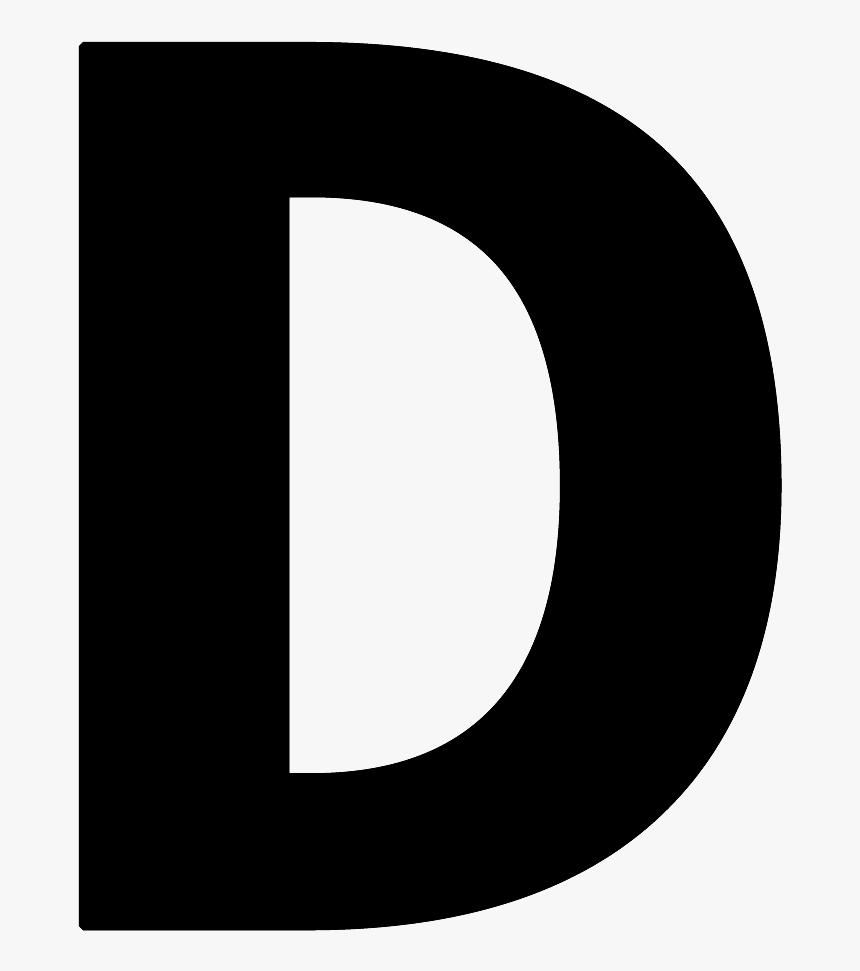
//> input picture img/4.jpg, 860 x 971 px
$ ./Test   (built with g++ and OpenCV 4)
//> lines starting //> are read from the running program, lines starting //| are printed output that depends on the picture; after the words box and inside, x2 and y2 are one past the last pixel; in counts of white or black regions, pixels touching at a corner belong together
#include <iostream>
#include <opencv2/opencv.hpp>
#include <fstream>
using namespace std;
using namespace cv;

int main()
{
 Mat src = imread("../img/4.jpg", 0);
//> src is the input picture: 971 rows x 860 cols, CV_8UC1; min 0, max 247, mean 122.2
 //imshow("src", src);

 Mat dst;
 threshold(src, dst, 100, 255, CV_THRESH_BINARY_INV); //二值化
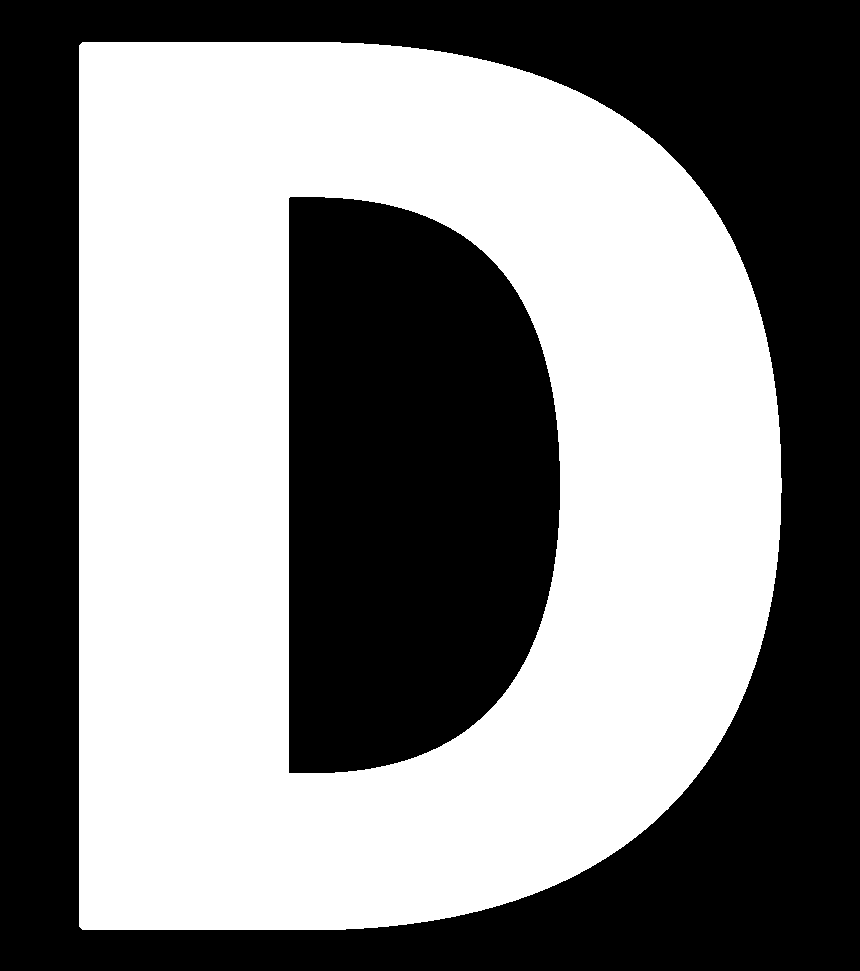
//> dst: 971 rows x 860 cols, CV_8UC1; 50.5% white; 2 black regions, box (x1, y1, x2, y2) and area: (0, 0, 860, 971) 281260, (289, 197, 560, 773) 132509
 //imshow("dst", dst);

 int nRows = dst.rows;
//> nRows = 971
 int nCols = dst.cols;
//> nCols = 860

 ofstream fout("data.txt");

 int i = 0;
 //按列扫描，求像素和，由于是二值后的图片，没有线条时，该列的像素和为0；扫描到线条时像素大于0
 for(int w = 0; w < nCols; w++)
 {
	int sum = 0;

	for(int h = 0; h < nRows; h++)
	{
		uchar *pRow = dst.ptr<uchar>(h, w); //该列中每个像素的地址
		sum += (int)(*pRow);

		if(sum > 0) //到达了线条的上侧，像素和大于0
		{
			// cout << "找到了线条点"<< i << endl;  //从上往下找，由于线条很细，目前只判断上边界。
			// cout << ",坐标如下： X = " << X << ", Y = " << Y << endl;
			fout << w << " " << h << endl; //控制台会丢失数据，存到文本不会丢失

			sum = 0;
			i++;
			break;
		}
	}
 }
//> after the loop, i = 703

 waitKey();
 cout << endl;
 system("pause");
 return 0;
}

$ run again, with img/1.jpg copied over img/4.jpg
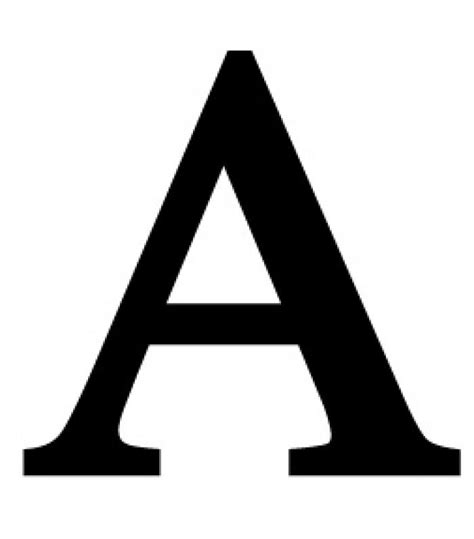
//> input picture img/1.jpg, 474 x 539 px
//> src is the input picture: 539 rows x 474 cols, CV_8UC1; min 0, max 255, mean 195.7
//> `threshold(src, dst, 100, 255, CV_THRESH_BINARY_INV);`:
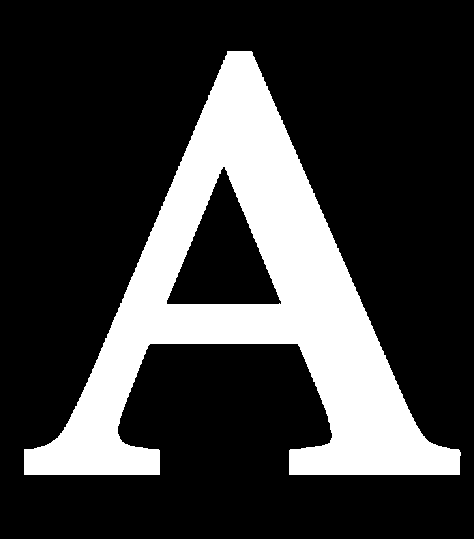
//> dst: 539 rows x 474 cols, CV_8UC1; 23% white; 1 white region, box (x1, y1, x2, y2) and area: (24, 51, 461, 475) 58653
//> the loop `for(int w = 0; w < nCols; w++)` made 474 passes
//> i on passes 1 to 3: 0, 0, 0
//> after the loop `for(int w = 0; w < nCols; w++)`: i = 437

$ run again, with img/2.jpg copied over img/4.jpg
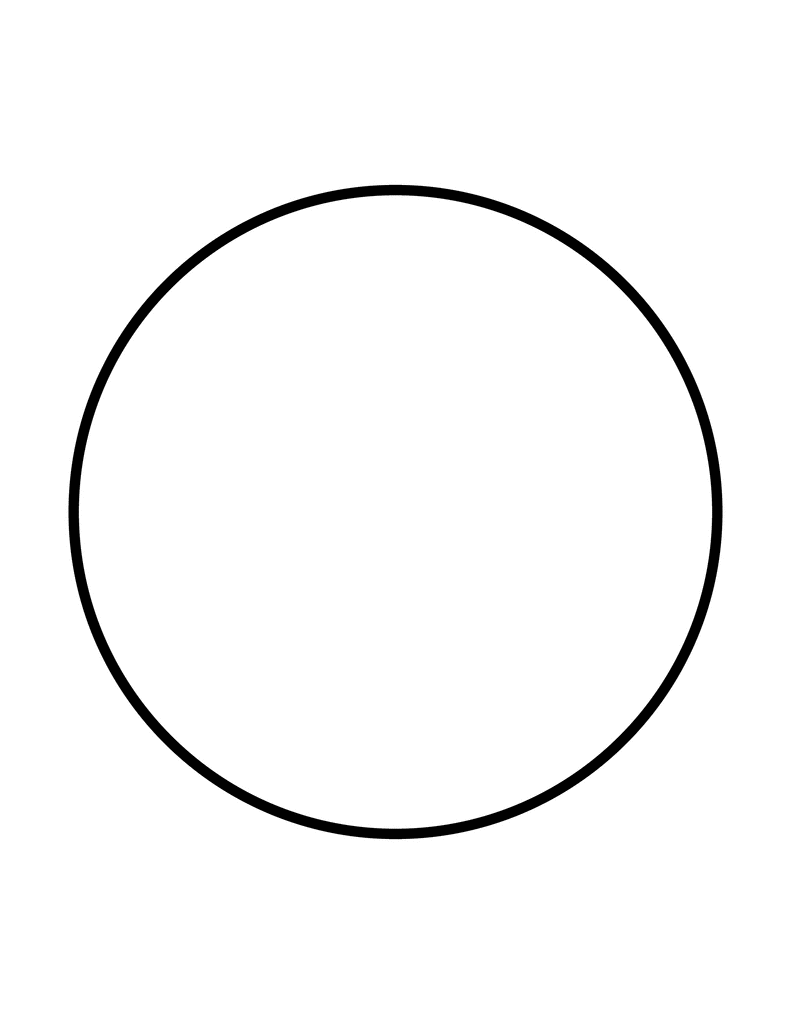
//> input picture img/2.jpg, 791 x 1024 px
//> src is the input picture: 1024 rows x 791 cols, CV_8UC1; min 1, max 255, mean 248.4
//> `threshold(src, dst, 100, 255, CV_THRESH_BINARY_INV);`:
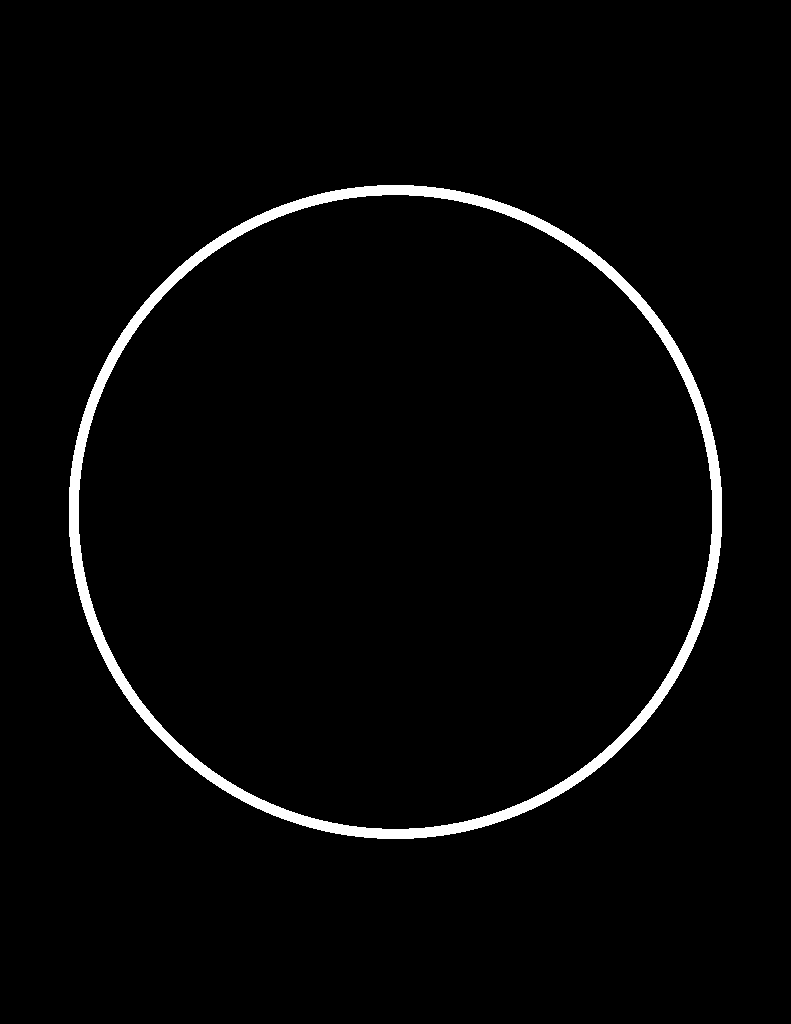
//> dst: 1024 rows x 791 cols, CV_8UC1; 2.6% white; 1 white region, box (x1, y1, x2, y2) and area: (69, 185, 722, 839) 20657
//> after the loop `for(int w = 0; w < nCols; w++)`: i = 653

$ run again, with img/6.jpg copied over img/4.jpg
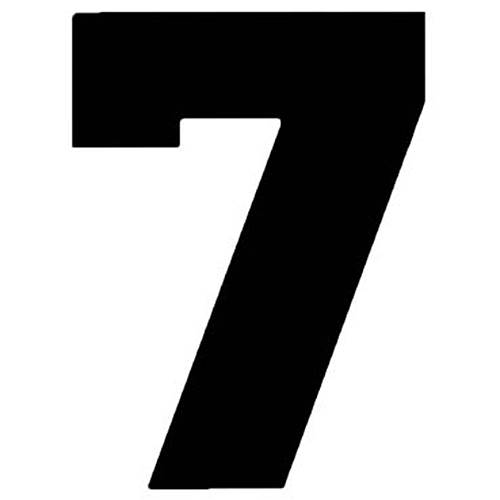
//> input picture img/6.jpg, 500 x 500 px
//> src is the input picture: 500 rows x 500 cols, CV_8UC1; min 0, max 255, mean 162.4
//> `threshold(src, dst, 100, 255, CV_THRESH_BINARY_INV);`:
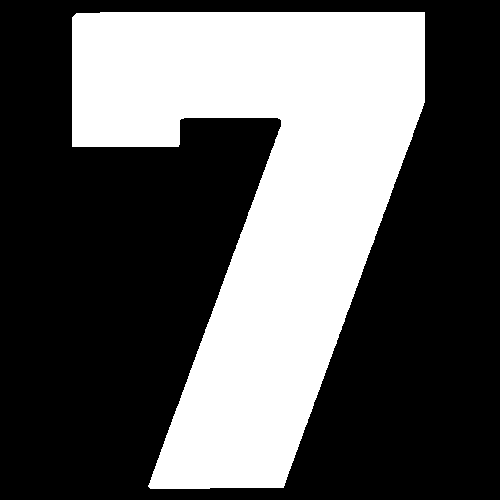
//> dst: 500 rows x 500 cols, CV_8UC1; 36.3% white; 1 white region, box (x1, y1, x2, y2) and area: (72, 12, 425, 489) 90793
//> after the loop `for(int w = 0; w < nCols; w++)`: i = 353
